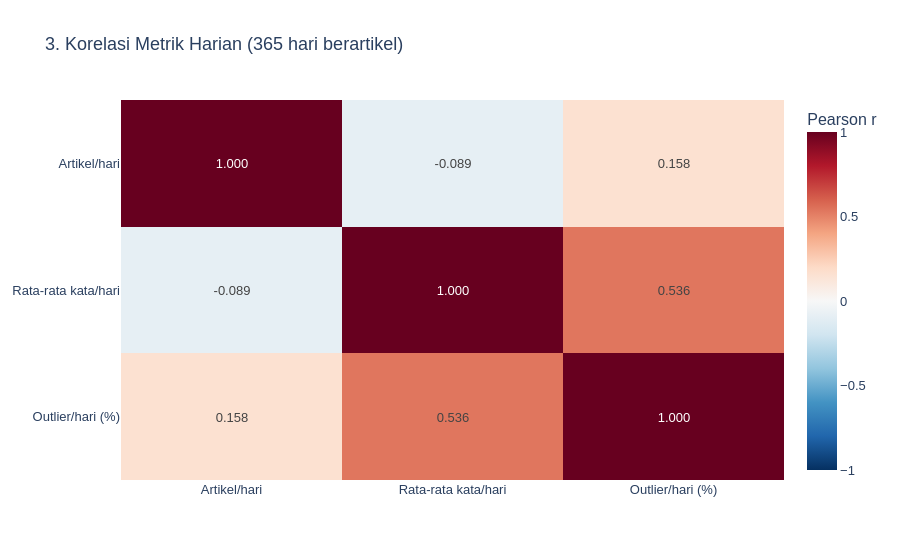

Notebook cell for this chart:
### Markdown cell above
### Visualisasi 3: Korelasi Antarvariabel Numerik

Heatmap Pearson memakai satu observasi per hari yang memiliki artikel: volume,
rata-rata jumlah kata, dan persentase outlier. Tidak ada sampling artikel.
Koefisien berada pada −1 sampai 1; null berarti korelasi tidak dapat dihitung.
Hubungan ini bersifat deskriptif pada tingkat hari, bukan artikel, dan dapat
dipengaruhi komposisi sumber serta autokorelasi waktu. Tidak dilakukan uji kausal
atau klaim signifikansi statistik. Rata-rata panjang dan flag outlier sama-sama
diturunkan dari panjang teks sehingga hubungan keduanya perlu dibaca hati-hati.

### Code cell
correlation_columns = ['artikel', 'mean_words', 'outlier_percent']
correlation_labels = ['Artikel/hari', 'Rata-rata kata/hari', 'Outlier/hari (%)']
correlation_days = daily.loc[daily['ada_artikel'], correlation_columns].dropna()
correlation = correlation_days.corr(method='pearson')
correlation.to_csv(PROJECT_ROOT / 'output/eda_daily_correlation.csv', index_label='variabel')
volume_length_r = float(correlation.loc['artikel', 'mean_words'])
fig3 = px.imshow(correlation.to_numpy(), x=correlation_labels, y=correlation_labels,
                 text_auto='.3f', zmin=-1, zmax=1, color_continuous_midpoint=0,
                 color_continuous_scale='RdBu_r', aspect='auto',
                 labels={'color': 'Pearson r'},
                 title=f'3. Korelasi Metrik Harian ({len(correlation_days)} hari berartikel)')
fig3.update_traces(hovertemplate='%{y} vs %{x}<br>Pearson r: %{z:.3f}<extra></extra>')
show_and_save(fig3, '03_daily_correlation')

### Figure 1 — Plotly figure (JSON) as saved in the notebook; plotly's stock layout.template omitted (floating-point values rounded to 4 significant figures)
{"data": [{"coloraxis": "coloraxis", "hovertemplate": "%{y} vs %{x}<br>Pearson r: %{z:.3f}<extra></extra>", "name": "0", "texttemplate": "%{z:.3f}", "type": "heatmap", "x": ["Artikel/hari", "Rata-rata kata/hari", "Outlier/hari (%)"], "xaxis": "x", "y": ["Artikel/hari", "Rata-rata kata/hari", "Outlier/hari (%)"], "yaxis": "y", "z": [[1.0, -0.0894, 0.1577], [-0.0894, 1.0, 0.5364], [0.1577, 0.5364, 1.0]]}], "layout": {"coloraxis": {"autocolorscale": false, "cmax": 1, "cmid": 0, "cmin": -1, "colorbar": {"title": {"text": "Pearson r"}}, "colorscale": [[0, "rgb(5,48,97)"], [0.1, "rgb(33,102,172)"], [0.2, "rgb(67,147,195)"], [0.3, "rgb(146,197,222)"], [0.4, "rgb(209,229,240)"], [0.5, "rgb(247,247,247)"], [0.6, "rgb(253,219,199)"], [0.7, "rgb(244,165,130)"], [0.8, "rgb(214,96,77)"], [0.9, "rgb(178,24,43)"], [1, "rgb(103,0,31)"]]}, "font": {"family": "Arial", "size": 13}, "hovermode": "closest", "title": {"text": "3. Korelasi Metrik Harian (365 hari berartikel)"}, "xaxis": {"anchor": "y", "domain": [0, 1]}, "yaxis": {"anchor": "x", "autorange": "reversed", "domain": [0, 1]}}}
